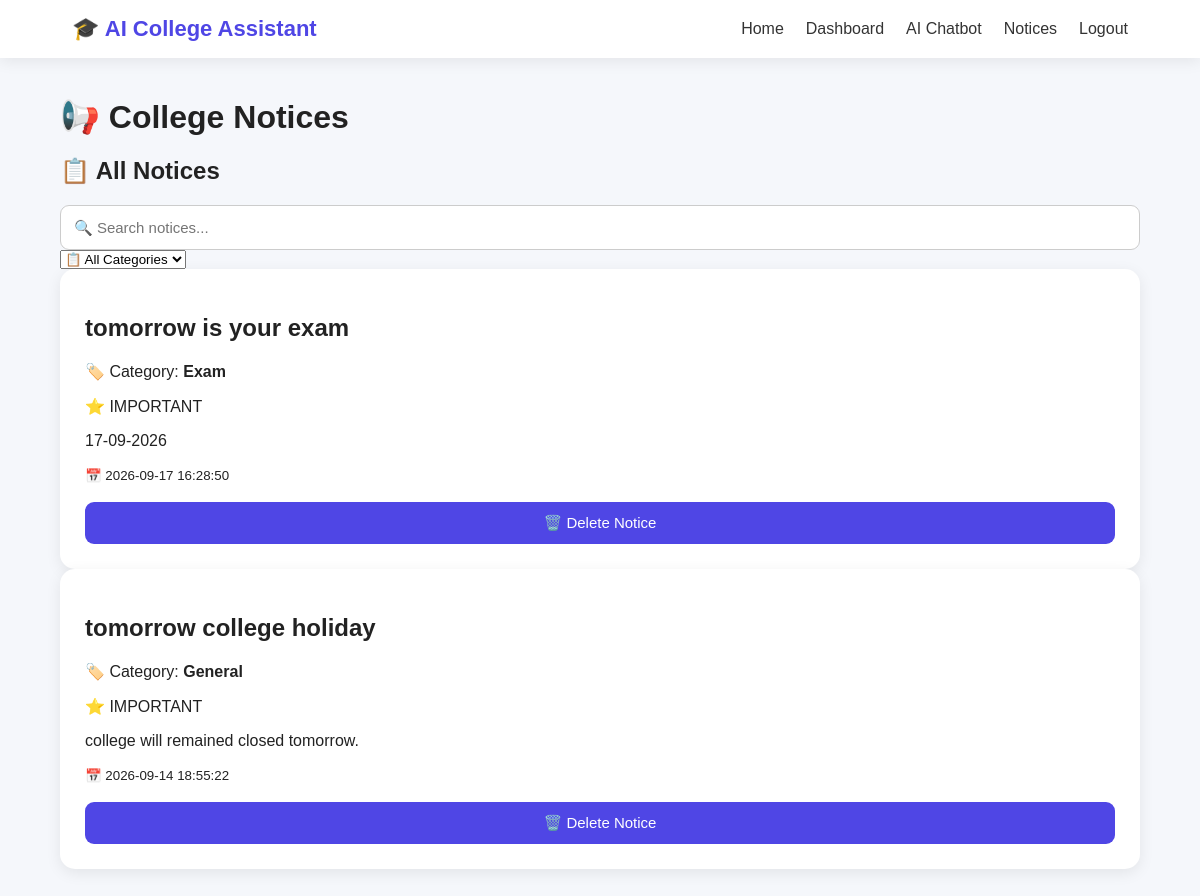
Screenshot of /notices (signed in) with the database file from the repository.
### tables this page shows
CREATE TABLE notices (
            id INTEGER PRIMARY KEY AUTOINCREMENT,
            title TEXT NOT NULL,
            content TEXT NOT NULL,
            created_at TIMESTAMP DEFAULT CURRENT_TIMESTAMP
        , category TEXT DEFAULT 'General', is_important INTEGER DEFAULT 0);

### app.py (the view)
@app.route("/notices")
def notices():
    if not session.get("user_id"):
        flash("Please login first.")
        return redirect(url_for("login"))
    conn = get_db()
    notices = conn.execute(
        "SELECT * FROM notices ORDER BY created_at DESC"
    ).fetchall()
    conn.close()
    return render_template(
        "notices.html",
        notices=notices
    )

### database.py (called while the page is built)
def get_db():
    conn = sqlite3.connect(DATABASE)
    conn.row_factory = sqlite3.Row
    return conn

### templates/notices.html (shortened to what this page needs)
{% extends "base.html" %}
{% block content %}
<div class="container">
    <h1>📢 College Notices</h1>
    <h2>📋 All Notices</h2>
    <div class="notice-filters">
    <input
        type="text"
        id="noticeSearch"
        placeholder="🔍 Search notices..."
        onkeyup="filterNotices()"
    >
    <select id="categoryFilter" onchange="filterNotices()">
        <option value="All">📋 All Categories</option>
    </select>
</div>
    {% for notice in notices %}
<div class="notice">
    <h2>{{ notice["title"] }}</h2>
    <p>
        🏷️ Category:
        <strong>{{ notice["category"] }}</strong>
    </p>
    {% if notice["is_important"] %}
        <span class="important-badge">⭐ IMPORTANT</span>
    {% endif %}
    <p>{{ notice["content"] }}</p>
    <small>📅 {{ notice["created_at"] }}</small>
    <br><br>
    <form action="/delete-notice/{{ notice['id'] }}" method="POST">
        <button type="submit" class="delete-btn">
            🗑️ Delete Notice
        </button>
    </form>
</div>
{% else %}
<p>No notices available.</p>
{% endfor %}
</div>
{% endblock %}

### templates/base.html (shortened to what this page needs)
<!DOCTYPE html>
<html>
<head>
    <link rel="stylesheet"
          href="{{ url_for('static', filename='style.css') }}">
</head>
<body>
<nav>
    <div class="logo">🎓 AI College Assistant</div>
    <div class="nav-links">
        <a href="/">Home</a>
        {% if session.get("user_id") %}
            <a href="/dashboard">Dashboard</a>
            <a href="{{ url_for('chatbot') }}">AI Chatbot</a>
            <a href="/notices">Notices</a>
            <a href="/logout">Logout</a>
        {% else %}
            <a href="/login">Login</a>
            <a href="/register">Register</a>
        {% endif %}
    </div>
</nav>
{% block content %}
{% endblock %}
</body>
</html>

### static/style.css (style rules this page uses)
* { box-sizing: border-box; }
body { margin: 0; font-family: Arial, sans-serif; background: #f5f7fb; color: #222; }
nav { display: flex; justify-content: space-between; align-items: center; padding: 16px 6%; background: #ffffff; box-shadow: 0 3px 15px rgba(0, 0, 0, 0.08); }
.logo { font-size: 22px; font-weight: bold; color: #4f46e5; }
.nav-links { display: flex; gap: 22px; align-items: center; flex-wrap: wrap; }
.nav-links a { text-decoration: none; color: #333; font-weight: 500; }
.btn, button { display: inline-block; padding: 12px 22px; background: #4f46e5; color: white; border: none; border-radius: 9px; text-decoration: none; cursor: pointer; font-size: 15px; }
.container { width: 90%; max-width: 1100px; margin: 40px auto; }
form { display: flex; flex-direction: column; gap: 15px; }
input, textarea { width: 100%; padding: 13px; border: 1px solid #ccc; border-radius: 9px; font-size: 15px; }
.stat-card, .notice { background: white; padding: 25px; border-radius: 15px; box-shadow: 0 4px 15px rgba(0, 0, 0, 0.08); }

### rows the page displays
notices: title "tomorrow is your exam", category "Exam", is_important "⭐ IMPORTANT", content "17-09-2026", created_at "2026-09-17 16:28:50"
notices: title "tomorrow college holiday", category "General", is_important "⭐ IMPORTANT", content "college will remained closed tomorrow.", created_at "2026-09-14 18:55:22"
